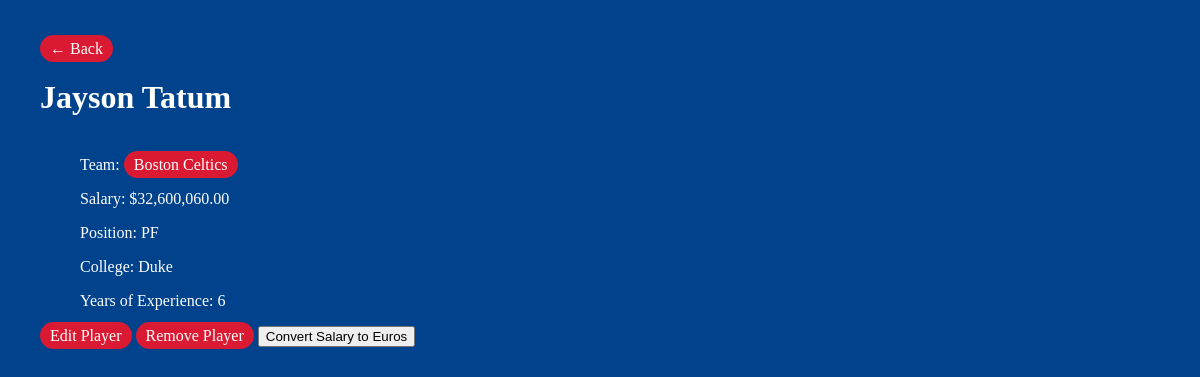
The app's page /players/14/, older data.
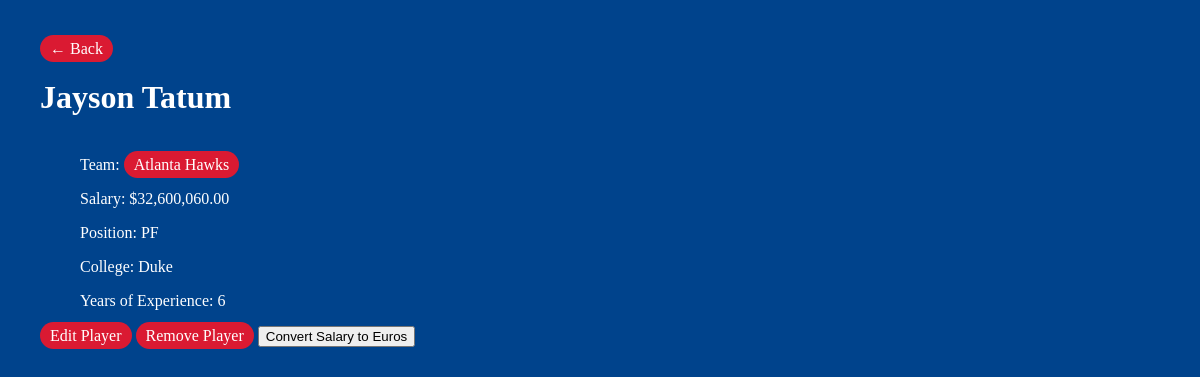
The same page, newer data.
### nbaapp/models.py (models this page shows, shortened)
class Player(models.Model):
    team = models.ForeignKey(Team, on_delete=models.CASCADE, related_name='players')
    name = models.CharField(max_length=100)
    salary = models.DecimalField(max_digits=10, decimal_places=2)
    position = models.CharField(max_length=50)
    college = models.CharField(max_length=100, blank=True)
    years_experience = models.IntegerField()

class Team(models.Model):
    name = models.CharField(max_length=100)

### nbaapp/views.py (the view, shortened to what this page needs)
# urls.py: path('players/<int:player_id>/', views.player_detail, name='player_detail'),
def player_detail(request, player_id):
    player = get_object_or_404(Player, id=player_id)
    conversion_result = None
    return render(request, 'nbaapp/player_detail.html', {
        'player': player,
        'conversion_result': conversion_result
    })

### nbaapp/templates/nbaapp/player_detail.html (shortened to what this page needs)
{% load static %}
{% load humanize %}
<head>
    <link rel="stylesheet" href="{% static 'css/player_detail.css' %}">
</head>
<body>
    <a href="{% url 'team_detail' player.team.id %}">&larr; Back</a>
    <h1>{{ player.name }}</h1>
    <p>Team: <a href="{% url 'team_detail' player.team.id %}">{{ player.team.name }}</a></p>
    <p>Salary: ${{ player.salary|intcomma }}</p>
    <p>Position: {{ player.position }}</p>
    <p>College: {{ player.college }}</p>
    <p>Years of Experience: {{ player.years_experience }}</p>
    <a href="{% url 'edit_player' player.id %}">Edit Player</a>
    <a href="{% url 'delete_player' player.id %}">Remove Player</a>
    <form method="post" style="display: inline;">
        <button type="submit" name="convert_salary" class="link-button">Convert Salary to Euros</button>
    </form>
</body>

Row changes from the older to the newer data that the page shows:
changed Player "Jayson Tatum": team.name "Boston Celtics" → "Atlanta Hawks"
